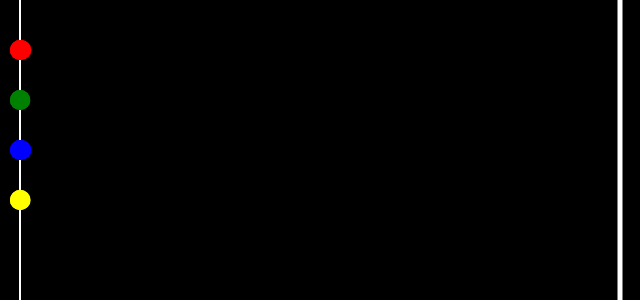
Frame 1 (no input)
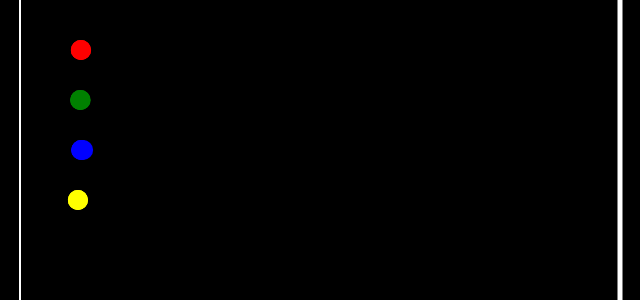
Frame 60 (no input)
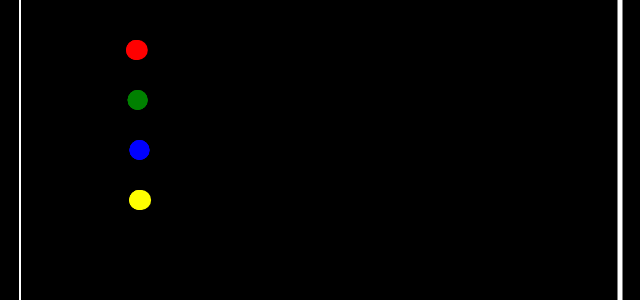
Frame 120 (the mouse pressed at the canvas centre since frame 60)

The p5.js sketch that drew these frames (run headless with seeded random() and noise() and a simulated clock; from frame 60 on, the mouse is pressed at the canvas centre):

// p5.js sketch
// ── sketch.js
// 15-104 Fall 2016 Lab Exam 3
// Part A (template)
//diana connolly

var N = 4; // number of turtles
var start = 20;
var finish;
var started = false; // has the race started yet?
// more global variables here (?)
var turtle1;
var turtle2;
var turtle3;
var turtle4;
var turtles = [turtle1, turtle2, turtle3, turtle4];


function setup() {
    createCanvas(640, 300);
    // initialize finish now that we know width
    finish = width - start;
    // create N turtles here (initially, develop solution with just 1 turtle)
    
    for (j=0; j<4; j++) {
        turtles[j] = makeTurtle(start,50+50*j);
        turtles[j].penDown();
    }
}


// define the function raceFinish() here ...
//     raceFinish() should:
//        print the winning turtle number, e.g. "Turtle number 0 won the race."
//        call noLoop() to stop drawing
function raceFinish() { //I don't know why a weird shape is made behind the text?
    if (turtles[0].x > finish) {
        fill(0);
        rect(300,290,100,100);
        text("Turtle " + 1 + " won the race", 300,290);
        noLoop();
    } else if (turtles[1].x > finish) {
        fill(0);
        rect(300,290,100,100);
        text("Turtle " + 2 + " won the race", 300,290);
        noLoop();
    } else if (turtles[2].x > finish) {
        fill(0);
        rect(300,290,100,100);
        text("Turtle " + 3 + " won the race", 300,290);
        noLoop();
    } else if (turtles[3].x > finish) {
        fill(0);
        rect(300,290,100,100);
        text("Turtle " + 4 + " won the race", 300,290);
        noLoop();
    }
}


function keyPressed() {
    // start the race
    started = true;
}


function draw() {
    background(0);
    stroke(255);
    strokeWeight(2);
    // starting line
    line(start, 0, start, height);
    // finish line
    strokeWeight(5);
    line(finish, 0, finish, height);
    // for each turtle...
    //     move the turtle forward a random amount (if the race has started)
    if (started == true) {
        for (i=0; i<4; i++) {
            turtles[i].penUp();
        }
    } else if (started == false) { //don't know why the race automatically starts even though started is initialized to false ?
        for (i=0; i<4; i++) {
            turtles[i].point(start, 50+50*i);
        }
    }
    //     draw the turtle
    for (i=0; i<4; i++) {
        turtles[i].point();
        turtles[i].forward(random(2));
    }

    //     if the turtle won the race, do something 
    // if there is a winner, call raceFinish()
    raceFinish();
}

// THE TURTLE API IS HERE. THESE ARE ALL THE TURTLE METHODS YOU MIGHT NEED
//
// makeTurtle(x, y) -- make a turtle at x, y, facing right, pen down
// turtle.x, turtle.y -- these properties hold the location of the turtle
// left(d) -- turn left by d degrees
// right(d) -- turn right by d degrees
// forward(p) -- move forward by p pixels
// back(p) -- move back by p pixels
// penDown() -- pen down
// penUp() -- pen up
// setColor(color) -- set the drawing color
// setWeight(w) -- set line width to w
// face(d) -- turn to this absolute direction in degrees
// distanceTo(x, y) -- how far is it to location x, y?
// point() -- mark a filled circle at current location

// !!!DO NOT CHANGE OR EVEN READ THE FOLLOWING!!!
function turtleLeft(d){this.angle-=d;}function turtleRight(d){this.angle+=d;}
function turtleForward(p){var rad=radians(this.angle);var newx=this.x+cos(rad)*p;
var newy=this.y+sin(rad)*p;this.goto(newx,newy);}function turtleBack(p){
this.forward(-p);}function turtlePenDown(){this.penIsDown=true;}
var tco=["red","green","blue","yellow","white","orange"];var tcnt=0;
function turtlePenUp(){this.penIsDown = false;}function turtleGoTo(x,y){
if(this.penIsDown){stroke(this.color);strokeWeight(this.weight);
line(this.x,this.y,x,y);}this.x = x;this.y = y;}function turtleDistTo(x,y){
return sqrt(sq(this.x-x)+sq(this.y-y));}function turtleAngleTo(x,y){
var absAngle=degrees(atan2(y-this.y,x-this.x));
var angle=((absAngle-this.angle)+360)%360.0;return angle;}
function turtleTurnToward(x,y,d){var angle = this.angleTo(x,y);if(angle< 180){
this.angle+=d;}else{this.angle-=d;}}function turtleSetColor(c){this.color=c;}
function turtleSetWeight(w){this.weight=w;}function turtleFace(angle){
this.angle = angle;}function turtlePoint(){stroke(this.color),strokeWeight
(this.weight);point(this.x,this.y);}function makeTurtle(tx,ty){var turtle={x:tx,
y:ty,angle:0.0,penIsDown:true,color:tco[tcnt%tco.length],weight:20,
left:turtleLeft,right:turtleRight,forward:turtleForward,back:turtleBack,
penDown:turtlePenDown,penUp:turtlePenUp,goto:turtleGoTo,angleto:turtleAngleTo,
point:turtlePoint,turnToward:turtleTurnToward,distanceTo:turtleDistTo
,angleTo:turtleAngleTo,setColor:turtleSetColor,setWeight:turtleSetWeight,
face:turtleFace};tcnt++;return turtle;}
